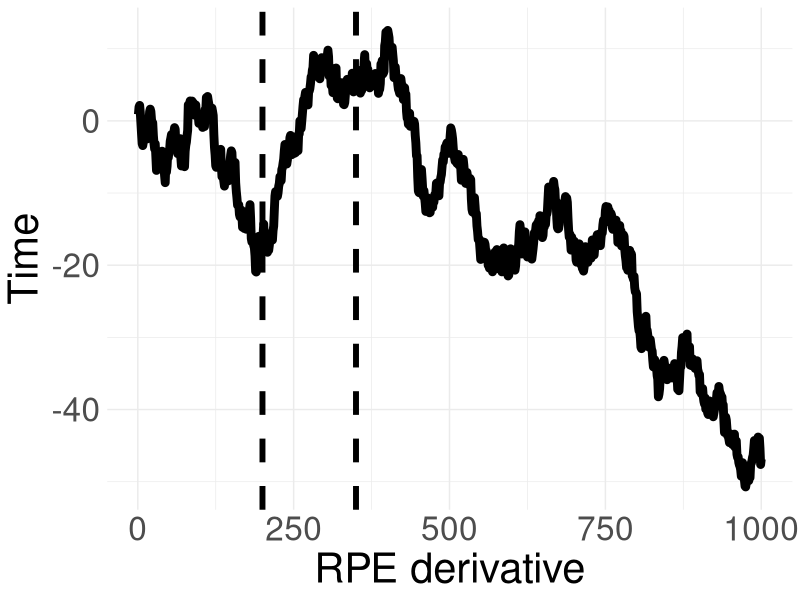

Write R code to recreate this figure. (Note: this script raises an error after producing the figure.)
# Load necessary libraries
# install.packages(c("MASS", "ggplot2", "gridExtra", "dplyr"))
library(MASS)
library(ggplot2)
library(gridExtra)
library(dplyr)

dat <- tibble(
    x = 1:1000,
    y = cumsum(rnorm(n = 1000, mean = 0, sd = 1))
)

dat %>%
    ggplot(aes(
        x, y
    )) +
    geom_line(linewidth = 3) +
    geom_vline(
        xintercept = c(200, 350), linetype = "dashed",
        linewidth = 2
    ) +
    ylab("Time") +
    xlab("RPE derivative") +
    theme_minimal() +
    theme(
        text = element_text(size = 30)
    )



#' Generate tree positions using a 2D Vector Autoregressive (VAR) model.
#'
#' @param n_points The total number of trees to generate.
#' @param phi The damping coefficient (0 <= phi < 1) for the VAR process.
#' @param noise_sd The standard deviation of the Gaussian noise for the VAR process.
#' @return A data frame with x and y coordinates normalized to the [0, 1] unit square.

generate_var_walk <- function(n_points, phi, noise_sd) {
    Phi <- matrix(c(phi, 0, 0, phi), nrow = 2)
    noise_cov <- diag(noise_sd^2, 2)

    positions <- matrix(0, nrow = n_points, ncol = 2)
    deltas <- matrix(0, nrow = n_points, ncol = 2)

    positions[1, ] <- runif(2)
    deltas[1, ] <- mvrnorm(n = 1, mu = c(0, 0), Sigma = noise_cov)

    for (i in 2:n_points) {
        epsilon <- mvrnorm(n = 1, mu = c(0, 0), Sigma = noise_cov)
        deltas[i, ] <- (Phi %*% deltas[i - 1, ]) + epsilon
        positions[i, ] <- positions[i - 1, ] + deltas[i, ]
    }

    # --- 3. Normalize positions to the [0, 1] unit square ---
    # This min-max scaling ensures all generated environments are on a
    # comparable coordinate system, preserving the walk's geometric structure.
    normalize <- function(v) {
        # Handle the edge case where all values are the same to avoid division by zero.
        if (max(v) == min(v)) {
            return(rep(0.5, length(v)))
        }
        (v - min(v)) / (max(v) - min(v))
    }

    positions[, 1] <- normalize(positions[, 1]) # Normalize x-coordinates
    positions[, 2] <- normalize(positions[, 2]) # Normalize y-coordinates

    return(as.data.frame(positions))
}


#' Assigns a fixed number of rewards based on spatial correlation.
#'
#' This function first generates a continuous latent field representing reward
#' propensity using a Gaussian Markov Random Field model (simulated via Gibbs
#' sampling). It then thresholds this field to assign a fixed number of rewards,
#' decoupling patchiness from reward abundance.
#'
#' @param positions A data frame with V1 (x) and V2 (y) coordinates for trees.
#' @param n_rewards The exact number of rewards to be assigned.
#' @param beta The spatial dependence parameter (controls patchiness). beta=0 means independent rewards.
#' @param lambda_sq The squared length-scale of the Gaussian kernel (controls patch size).
#' @param iterations The number of Gibbs sampling iterations to run for convergence.
#' @return A numeric vector of rewards (0 or 1).

assign_rewards_fixed_n <- function(positions, n_rewards, beta, lambda_sq, iterations = 100) {
    n_points <- nrow(positions)

    # --- 1. Pre-calculate the weight matrix based on distance ---
    dist_sq <- as.matrix(dist(positions))^2
    weights <- exp(-dist_sq / (2 * lambda_sq))
    diag(weights) <- 0

    # --- 2. Generate a latent continuous field via Gibbs Sampling ---
    # Initialize a latent field of normally distributed random values.
    latent_field <- rnorm(n_points)

    # Iteratively smooth the field based on neighbor values.
    # This converges to a Gaussian Markov Random Field.
    for (iter in 1:iterations) {
        for (i in sample(n_points)) {
            # The conditional mean for a point is beta * the weighted sum of its neighbors.
            conditional_mean <- beta * sum(weights[i, -i] * latent_field[-i])
            # Update the point by drawing from a normal distribution centered on this mean.
            latent_field[i] <- rnorm(1, mean = conditional_mean, sd = 1)
        }
    }

    # --- 3. Assign rewards using rank ordering (robust to ties) ---
    # Initialize all rewards to 0.
    rewards <- rep(0, n_points)

    # Get the indices of the n_rewards largest values in the latent field.
    top_indices <- order(latent_field, decreasing = TRUE)[1:n_rewards]

    # Set the rewards for only those top indices to 1.
    rewards[top_indices] <- 1

    return(rewards)
}


#' Plot the generated foraging environment.
#'
#' @param env_data A data frame with columns x, y, and reward.
#' @param title A title for the plot.
#' @return A ggplot object.
plot_environment <- function(env_data, title) {
    # Calculate the actual number of rewards for the subtitle
    actual_rewards <- sum(env_data$reward)
    subtitle <- paste("(", actual_rewards, "rewards )")

    ggplot(env_data, aes(x = V1, y = V2, color = factor(reward))) +
        geom_point(size = 2.5) +
        scale_color_manual(
            values = c("0" = "darkgrey", "1" = "red"),
            labels = c("No Reward", "Reward"),
            name = "Resource"
        ) +
        labs(title = title, subtitle = subtitle) +
        theme_minimal() +
        theme(
            plot.title = element_text(hjust = 0.5, size = 10),
            plot.subtitle = element_text(hjust = 0.5, size = 8),
            axis.title = element_blank(),
            axis.text = element_blank(),
            legend.position = "bottom"
        ) +
        coord_fixed()
}

# --- Main script: Generate and visualize foraging environments ---

num_trees <- 200
num_rewards <- 100 # Fix the total number of rewards for all scenarios

positions_A <- generate_var_walk(n_points = num_trees, phi = 0.0, noise_sd = 0.1)
rewards_A <- assign_rewards_fixed_n(positions_A, n_rewards = num_rewards, beta = 100, lambda_sq = 0.01)
rewards_B <- assign_rewards_fixed_n(positions_A, n_rewards = num_rewards, beta = 0.1, lambda_sq = 0.01)
env_A <- positions_A %>%
    mutate(
        reward_A = rewards_A,
        reward_B = rewards_B
    ) %>%
    pivot_longer(cols = c(reward_A, reward_B))

env_A %>%
    ggplot(aes(V1, V2, fill = as.factor(value))) +
    geom_point(shape = 21, size = 3) +
    coord_fixed(ratio = 1) +
    scale_fill_manual(values = c("gray", "darkred")) +
    facet_wrap(~name) +
    theme_void() +
    theme(legend.position = "none") +
    xlab("") +
    ylab("")



generate_prob_walk_ar1 <- function(n_blocks, block_size, initial_prob, phi, noise_sd) {
    # Calculate the total number of trials
    total_trials <- n_blocks * block_size

    # Pre-allocate a vector to store the probabilities for each trial
    probabilities <- numeric(total_trials)

    # --- 1. Initialization ---
    # Transform the initial probability into the unbounded logit space.
    current_logit <- log(initial_prob / (1 - initial_prob))

    # Initialize the first step (delta) by drawing from the noise distribution.
    current_delta <- rnorm(1, mean = 0, sd = noise_sd)

    # Assign the initial probability to the first block of trials.
    probabilities[1:block_size] <- initial_prob

    # --- 2. Block-wise Evolution using AR(1) process for steps ---
    for (b in 2:n_blocks) {
        # The new step is a blend of the old step and new noise.
        # delta(b) = phi * delta(b-1) + epsilon(b)
        current_delta <- phi * current_delta + rnorm(1, mean = 0, sd = noise_sd)

        # The new logit value is the old value plus the new, correlated step.
        # l(b) = l(b-1) + delta(b)
        current_logit <- current_logit + current_delta

        # Transform the logit value back into the [0, 1] probability space.
        current_prob <- 1 / (1 + exp(-current_logit))

        # Assign this constant probability to all trials within the current block.
        start_trial <- (b - 1) * block_size + 1
        end_trial <- b * block_size
        probabilities[start_trial:end_trial] <- current_prob
    }

    return(probabilities)
}


# --- Example Usage: Simulating a Two-Armed Bandit Task ---

# Set the parameters for the simulation
num_trials <- 100
trials_per_block <- 10
num_blocks <- num_trials / trials_per_block

# Generate the probability evolution for Arm 1
prob_arm1 <- generate_prob_walk_ar1(
    n_blocks = num_blocks,
    block_size = trials_per_block,
    initial_prob = 0.5,
    phi = 0.1, # Positive phi creates momentum
    noise_sd = 0.4
)

# Generate the probability evolution for Arm 2 (independently)
prob_arm2 <- generate_prob_walk_ar1(
    n_blocks = num_blocks,
    block_size = trials_per_block,
    initial_prob = 0.5,
    phi = 0.1, # Positive phi creates momentum
    noise_sd = 0.4
)

# --- Visualization ---

# Combine the data into a data frame for plotting
plot_data <- data.frame(
    Trial = 1:num_trials,
    `Arm 1` = prob_arm1,
    `Arm 2` = prob_arm2
) %>%
    pivot_longer(cols = c(`Arm.1`, `Arm.2`), names_to = "Arm", values_to = "Probability")

# Create the plot using ggplot2
ggplot(plot_data, aes(x = Trial, y = Probability, color = Arm)) +
    geom_line(linewidth = 1.2) +
    scale_color_manual(values = c("Arm.1" = "#0072B2", "Arm.2" = "#D55E00")) +
    scale_y_continuous(limits = c(0, 1), breaks = seq(0, 1, 0.2)) +
    theme_minimal() +
    theme(
        plot.title = element_text(hjust = 0.5),
        plot.subtitle = element_text(hjust = 0.5),
        legend.position = "none"
    )
